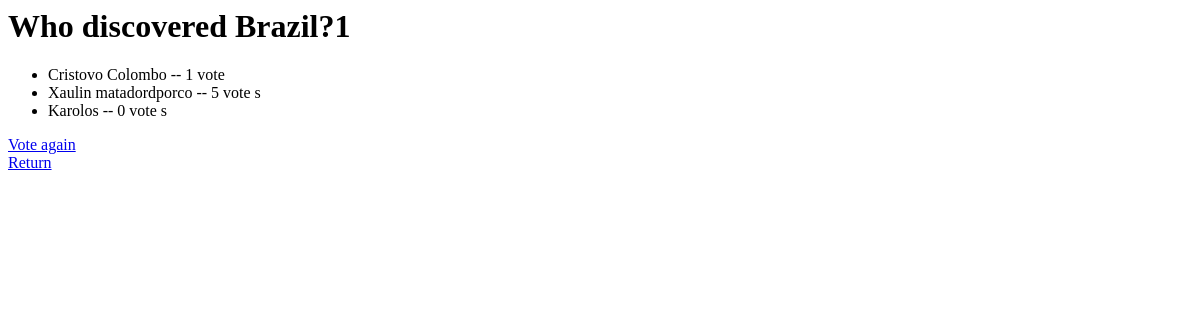
/polls/1/results/, run on an earlier commit of the app's database.
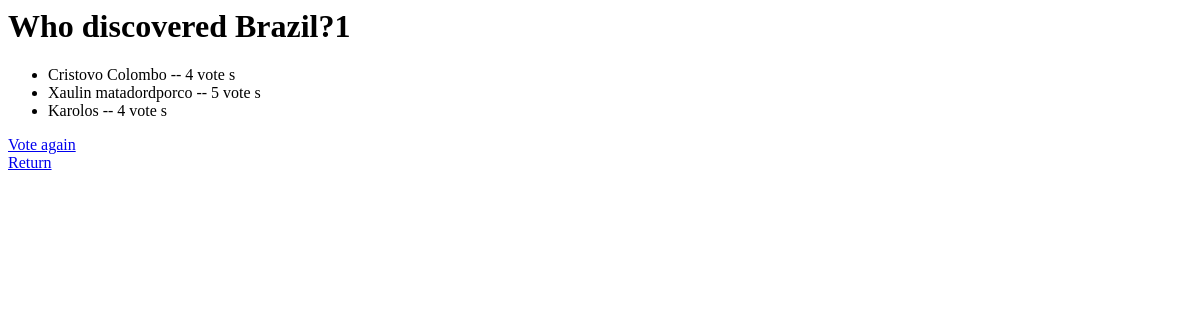
And on a later commit of the database.
### polls/models.py (models this page shows, shortened)
class Question(models.Model):
    question_text = models.CharField(max_length=200)
    pub_date = models.DateTimeField("Date published")

class Choice(models.Model):
    question = models.ForeignKey(Question, on_delete=models.CASCADE)
    choice_text = models.CharField(max_length=200)
    votes = models.IntegerField(default=0)

### polls/views.py (the view)
# urls.py: path("<int:pk>/results/", views.ResultsView.as_view(), name="results"),
class ResultsView(generic.DetailView):
    model = Question
    template_name= "polls/results.html"

### polls/templates/polls/results.html
<h1>{{ question.question_text }}</h1>
<ul>
{% for choice in question.choice_set.all %}
    <li>{{ choice.choice_text }} -- {{ choice.votes }} vote {{ choice.votes|pluralize }}</li>
{% endfor %}
</ul>
<a href="{% url 'polls:detail' question.id %}">Vote again</a>
<footer>
    <a href="{% url 'polls:indexView' %}">Return</a>
</footer>

What changed in the data, as far as the page shows it:
changed Choice "Cristovo Colombo": votes "1" → "4"
changed Choice "Karolos": votes "0" → "4"
